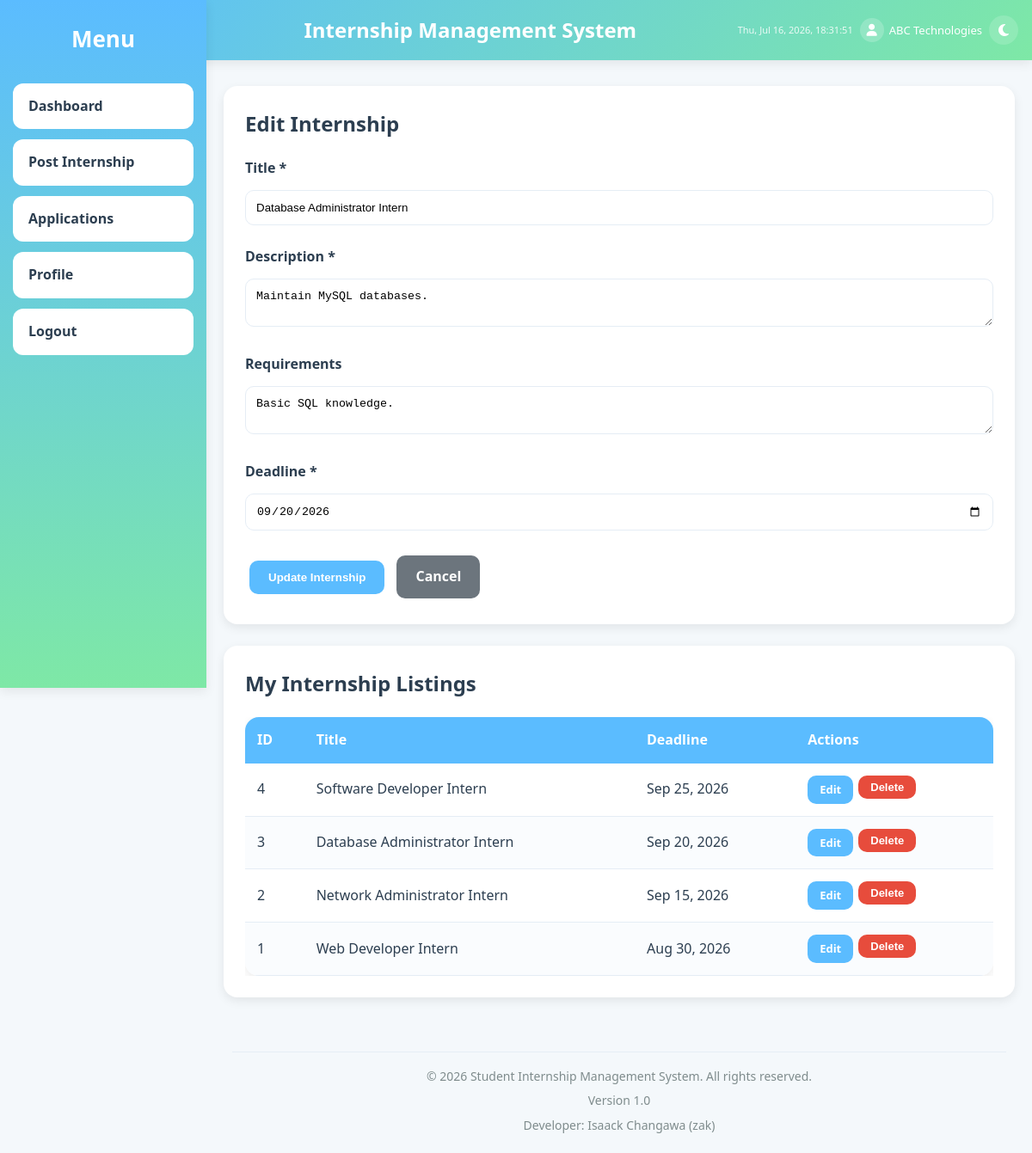
Page /frontend/company/internships.php?edit=3 (signed in) on the committed database.
### tables this page shows
CREATE TABLE `internships` (
  `internship_id` int(11) NOT NULL,
  `company_id` int(11) DEFAULT NULL,
  `title` varchar(150) DEFAULT NULL,
  `description` text DEFAULT NULL,
  `requirements` text DEFAULT NULL,
  `deadline` date DEFAULT NULL
);

### backend/config/database.php (called while the page is built, shortened)
<?php
class Database
{
    private $host;
    private $dbname;
    private $username;
    private $password;
    public function __construct()
    {
        $this->host = getenv('DB_HOST') ?: 'localhost';
        $this->dbname = getenv('DB_NAME') ?: 'internship_db';
        $this->username = getenv('DB_USERNAME') ?: 'root';
        $this->password = getenv('DB_PASSWORD') ?: '';
    }
    private function loadEnv()
    {
        $envFile = __DIR__ . '/../../.env';
        if (!file_exists($envFile)) return;
    }
    public function connect()
    {
        try {
            $this->conn = new PDO(
                "mysql:host={$this->host};dbname={$this->dbname}",
                $this->username,
                $this->password
            );
            $this->conn->setAttribute(
                PDO::ATTR_ERRMODE,
                PDO::ERRMODE_EXCEPTION
            );
            return $this->conn;
        } catch(PDOException $e) {
            die("Connection Failed: " . $e->getMessage());
        }
    }
}

### backend/classes/Internship.php (called while the page is built, shortened)
<?php
require_once __DIR__ . "/../config/database.php";
class Internship
{
    private $conn;
    private $table = "internships";
    public function __construct()
    {
        $database = new Database();
        $this->conn = $database->connect();
    }
    public function getInternship($id)
    {
        $sql = "SELECT * FROM {$this->table}
                WHERE internship_id = ?";
        $stmt = $this->conn->prepare($sql);
        $stmt->execute([$id]);
        return $stmt->fetch(PDO::FETCH_ASSOC);
    }
}

### frontend/company/internships.php (the view, shortened to what this page needs)
<?php
require_once "../../backend/config/database.php";
require_once "../../backend/classes/Internship.php";
$company_user_id = $_SESSION['user_id'];
$db = (new Database())->connect();
$companyObj = new Company();
$internshipObj = new Internship();
$company = $companyObj->getCompanyByUserId($company_user_id);
$company_id = $company['company_id'] ?? null;
$editInternship = null;
if (isset($_GET['edit'])) {
    $edit_id = filter_input(INPUT_GET, 'edit', FILTER_VALIDATE_INT);
    $editInternship = $internshipObj->getInternship($edit_id);
}
$stmt = $db->prepare("SELECT * FROM internships WHERE company_id = ? ORDER BY internship_id DESC");
$stmt->execute([$company_id]);
$internships = $stmt;
include "../layouts/header.php";
include "../layouts/sidebar.php";
?>
<div class="card">
    <h2><?php echo $editInternship ? 'Edit Internship' : 'Post New Internship'; ?></h2>
    <form method="POST">
        <div class="form-group">
            <label>Title *</label>
            <input type="text" name="title" value="<?php echo htmlspecialchars($editInternship['title'] ?? ''); ?>" required>
        </div>
        <div class="form-group">
            <label>Description *</label>
            <textarea name="description" required><?php echo htmlspecialchars($editInternship['description'] ?? ''); ?></textarea>
        </div>
        <div class="form-group">
            <label>Requirements</label>
            <textarea name="requirements"><?php echo htmlspecialchars($editInternship['requirements'] ?? ''); ?></textarea>
        </div>
        <div class="form-group">
            <label>Deadline *</label>
            <input type="date" name="deadline" value="<?php echo htmlspecialchars($editInternship['deadline'] ?? ''); ?>" required>
        </div>
        <div class="form-buttons">
            <button type="submit" name="save_internship" class="btn"><?php echo $editInternship ? 'Update Internship' : 'Post Internship'; ?></button>
            <?php if ($editInternship): ?>
                <a href="internships.php" class="btn btn-secondary">Cancel</a>
            <?php endif; ?>
        </div>
    </form>
</div>
<div class="card">
    <h2>My Internship Listings</h2>
    <div class="table-wrap">
    <table>
        <thead>
        <tr>
            <th>ID</th>
            <th>Title</th>
            <th>Deadline</th>
            <th>Actions</th>
        </tr>
        </thead>
        <tbody>
        <?php if ($internships->rowCount() > 0): ?>
            <?php while ($row = $internships->fetch(PDO::FETCH_ASSOC)): ?>
                <tr>
                    <td data-label="ID"><?= htmlspecialchars($row['internship_id']) ?></td>
                    <td data-label="Title"><?= htmlspecialchars($row['title']) ?></td>
                    <td data-label="Deadline"><?= htmlspecialchars(date("M j, Y", strtotime($row['deadline']))) ?></td>
                    <td data-label="Actions">
                        <div class="action-group">
                            <a href="internships.php?edit=<?php echo $row['internship_id']; ?>"
                               class="btn btn-sm">Edit</a>
                            <form method="POST" style="display:inline;" onsubmit="return confirm('Delete this internship?');">
                                <button type="submit" name="delete" class="btn btn-danger btn-sm">Delete</button>
                            </form>
                        </div>
                    </td>
                </tr>
            <?php endwhile; ?>
        <?php else: ?>
            <tr>
                <td colspan="4" class="center">No internships posted yet.</td>
            </tr>
        <?php endif; ?>
        </tbody>
    </table>
    </div>
</div>
<?php include "../layouts/footer.php"; ?>

### frontend/assets/css/style.css (style rules this page uses)
:root { --primary: #5bbcff; --primary-light: #87d5ff; --secondary: #7ee8a6; --success: #27ae60; --warning: #f39c12; --danger: #e74c3c; --white: #ffffff; --bg: #f4f8fb; --text: #2c3e50; --text-light: #7f8c8d; --border: #e5edf5; --sidebar-width: 240px; --radius: 16px; --shadow: 0 4px 12px rgba(0, 0, 0, 0.08); --shadow-hover: 0 12px 30px rgba(0, 0, 0, 0.12); --transition: 0.3s ease; --topbar-gradient: linear-gradient(135deg, var(--primary), var(--secondary)); --sidebar-gradient: linear-gradient(180deg, var(--primary), var(--secondary)); }
* { margin: 0; padding: 0; box-sizing: border-box; }
html, body { height: 100%; overflow-x: hidden; -webkit-tap-highlight-color: transparent; }
body { font-family: "Segoe UI", sans-serif; background: var(--bg); color: var(--text); line-height: 1.6; }
.card { background: white; padding: 25px; margin-bottom: 25px; border-radius: var(--radius); box-shadow: var(--shadow); transition: var(--transition); max-width: 1200px; width: 100%; overflow-x: auto; }
.btn { display: inline-block; padding: 12px 22px; margin: 5px; border: none; border-radius: 10px; cursor: pointer; text-decoration: none; font-weight: 600; background: var(--primary); color: white; transition: var(--transition); }
input:not([type="checkbox"]):not([type="radio"]), select, textarea { width: 100%; padding: 12px; border: 1px solid var(--border); border-radius: 10px; margin: 8px 0 16px; }
table { width: 100%; border-collapse: collapse; background: white; border-radius: var(--radius); overflow: hidden; box-shadow: var(--shadow); table-layout: auto; }
table th { background: var(--primary); color: white; padding: 14px; text-align: left; }
table td { padding: 14px; border-bottom: 1px solid var(--border); overflow-wrap: break-word; }
.form-group { margin-bottom: 8px; }
.form-group label { display: block; font-weight: 600; margin-bottom: 4px; }
.btn-sm { padding: 6px 14px; font-size: 13px; display: inline-flex; align-items: center; gap: 4px; margin: 0; }
.btn-danger { background: var(--danger); }
.btn-secondary { background: #6c757d; }
.action-group { display: flex; gap: 6px; flex-wrap: wrap; }
.card h2 { margin-bottom: 20px; }
table th, table td { word-break: normal; }
table tbody tr:nth-child(even) { background: #fafcfe; }
.table-wrap { width: 100%; overflow-x: auto; }

### rows in the picture
internships: title "Database Administrator Intern", description "Maintain MySQL databases.", requirements "Basic SQL knowledge.", deadline "09/20/2026", internship_id "3", deadline "Sep 20, 2026"
internships: internship_id "4", title "Software Developer Intern", deadline "Sep 25, 2026"
internships: internship_id "2", title "Network Administrator Intern", deadline "Sep 15, 2026"
internships: internship_id "1", title "Web Developer Intern", deadline "Aug 30, 2026"

### other values in the picture
$loggedInName "ABC Technologies"
